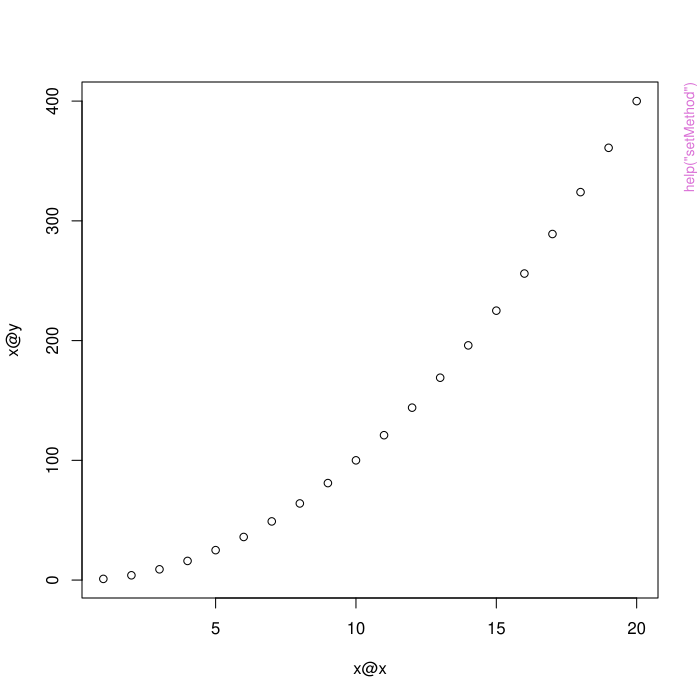

Write the R code that produced this figure.
pkgname <- "methods"
source(file.path(R.home("share"), "R", "examples-header.R"))
options(warn = 1)
library('methods')

base::assign(".oldSearch", base::search(), pos = 'CheckExEnv')
base::assign(".old_wd", base::getwd(), pos = 'CheckExEnv')
cleanEx()
nameEx("GenericFunctions")
### * GenericFunctions

flush(stderr()); flush(stdout())

### Name: GenericFunctions
### Title: Tools for Managing Generic Functions
### Aliases: GenericFunctions isGeneric isGroup removeGeneric getGenerics
###   dumpMethod findFunction dumpMethods removeMethods signature
###   setReplaceMethod
### Keywords: programming classes methods

### ** Examples

require(stats) # for lm

## get the function "myFun" -- throw an error if 0 or > 1 versions visible:
findFuncStrict <- function(fName) {
  allF <- findFunction(fName)
  if(length(allF) == 0)
    stop("No versions of ",fName," visible")
  else if(length(allF) > 1)
    stop(fName," is ambiguous: ", length(allF), " versions")
  else
    get(fName, allF[[1]])
}

try(findFuncStrict("myFun"))# Error: no version
lm <- function(x) x+1
try(findFuncStrict("lm"))#    Error: 2 versions
findFuncStrict("findFuncStrict")# just 1 version
rm(lm)

## Don't show: 
## because nosegfault runs standardGeneric w/o the methods package, nothing
## really gets tested.  The following check that it catches some errors
mustDie <- function(expr)
   stopifnot(is(tryCatch(expr, error=function(e)e), "error"))

mustDie(standardGeneric()) # 3 tests of requiring a single string
mustDie(standardGeneric(NULL))
mustDie(standardGeneric(""))
mustDie(standardGeneric("notAGenericFunction"))
mustDie(standardGeneric("show"))  # a generic, but not called from its body
## End(Don't show)

## method dumping ------------------------------------

setClass("A", slots = c(a="numeric"))
setMethod("plot", "A", function(x,y,...){ cat("A meth\n") })
dumpMethod("plot","A", file="")
## Not run: 
##D setMethod("plot", "A",
##D function (x, y, ...)
##D {
##D     cat("AAAAA\n")
##D }
##D )
## End(Not run)
tmp <- tempfile()
dumpMethod("plot","A", file=tmp)
## now remove, and see if we can parse the dump
stopifnot(removeMethod("plot", "A"))
source(tmp)
stopifnot(is(getMethod("plot", "A"), "MethodDefinition"))

## same with dumpMethods() :
setClass("B", contains="A")
setMethod("plot", "B", function(x,y,...){ cat("B ...\n") })
dumpMethods("plot", file=tmp)
stopifnot(removeMethod("plot", "A"),
          removeMethod("plot", "B"))
source(tmp)
stopifnot(is(getMethod("plot", "A"), "MethodDefinition"),
          is(getMethod("plot", "B"), "MethodDefinition"))



cleanEx()
nameEx("LanguageClasses")
### * LanguageClasses

flush(stderr()); flush(stdout())

### Name: language-class
### Title: Classes to Represent Unevaluated Language Objects
### Aliases: language-class (-class <--class call-class for-class if-class
###   repeat-class while-class name-class {-class
### Keywords: classes

### ** Examples

showClass("language")

is( quote(sin(x)) ) # "call"  "language"

(ff <- new("if"))  ; is(ff) # "if" "language"
(ff <- new("for")) ; is(ff) # "for" "language"



cleanEx()
nameEx("Methods_for_Nongenerics")
### * Methods_for_Nongenerics

flush(stderr()); flush(stdout())

### Name: Methods_for_Nongenerics
### Title: Methods for Non-Generic Functions in Other Packages
### Aliases: Methods_for_Nongenerics

### ** Examples

## A class that extends a registered S3 class inherits that class' S3
## methods.

setClass("myFrame", contains = "data.frame",
         slots = c(timestamps = "POSIXt"))
df1 <- data.frame(x = 1:10, y = rnorm(10), z = sample(letters,10))
mydf1 <- new("myFrame", df1, timestamps = Sys.time())

## "myFrame" objects inherit "data.frame" S3 methods; e.g., for `[`


## a method explicitly for "myFrame" class

setMethod("[",
    signature(x = "myFrame"),
    function (x, i, j, ..., drop = TRUE)
    {
        S3Part(x) <- callNextMethod()
        x@timestamps <- c(Sys.time(), as.POSIXct(x@timestamps))
        x
    }
)


setClass("myDateTime", contains = "POSIXt")

now <- Sys.time() # class(now) is c("POSIXct", "POSIXt")
nowLt <- as.POSIXlt(now)# class(nowLt) is c("POSIXlt", "POSIXt")

mCt <- new("myDateTime", now)
mLt <- new("myDateTime", nowLt)

## S3 methods for an S4 object will be selected using S4 inheritance
## Objects mCt and mLt have different S3Class() values, but this is
## not used.
f3 <- function(x)UseMethod("f3") # an S3 generic to illustrate inheritance

f3.POSIXct <- function(x) "The POSIXct result"
f3.POSIXlt <- function(x) "The POSIXlt result"
f3.POSIXt <- function(x) "The POSIXt result"

stopifnot(identical(f3(mCt), f3.POSIXt(mCt)))
stopifnot(identical(f3(mLt), f3.POSIXt(mLt)))



## An S4 object selects S3 methods according to its S4 "inheritance"

setClass("classA", contains = "numeric",
         slots = c(realData = "numeric"))

Math.classA <- function(x) { (getFunction(.Generic))(x@realData) }
setMethod("Math", "classA", Math.classA)


x <- new("classA", log(1:10), realData = 1:10)

stopifnot(identical(abs(x), 1:10))

setClass("classB", contains = "classA")

y <- new("classB", x)

stopifnot(identical(abs(y), abs(x))) # (version 2.9.0 or earlier fails here)

## an S3 generic: just for demonstration purposes
f3 <- function(x, ...) UseMethod("f3")

f3.default <- function(x, ...) "Default f3"

## S3 method (only) for classA
f3.classA <- function(x, ...) "Class classA for f3"

## S3 and S4 method for numeric
f3.numeric <- function(x, ...) "Class numeric for f3"
setMethod("f3", "numeric", f3.numeric)

## The S3 method for classA and the closest inherited S3 method for classB
## are not found.

f3(x); f3(y) # both choose "numeric" method

## to obtain the natural inheritance, set identical S3 and S4 methods
setMethod("f3", "classA", f3.classA)

f3(x); f3(y) # now both choose "classA" method

## Need to define an S3 as well as S4 method to use on an S3 object
## or if called from a package without the S4 generic

MathFun <- function(x) { # a smarter "data.frame" method for Math group
  for (i in seq(length = ncol(x))[sapply(x, is.numeric)])
    x[, i] <- (getFunction(.Generic))(x[, i])
  x
}
setMethod("Math", "data.frame", MathFun)

## S4 method works for an S4 class containing data.frame,
## but not for data.frame objects (not S4 objects)

try(logIris <- log(iris)) #gets an error from the old method

## Define an S3 method with the same computation

Math.data.frame <- MathFun

logIris <- log(iris)




## Don't show: 
removeClass("classA"); removeClass("classB"); rm(x,y)
removeGeneric("f3")
removeClass("myDateTime")
removeMethod("Math", "data.frame"); rm(Math.data.frame, MathFun, logIris)
## End(Don't show)




cleanEx()
nameEx("NextMethod")
### * NextMethod

flush(stderr()); flush(stdout())

### Name: callNextMethod
### Title: Call an Inherited Method
### Aliases: callNextMethod
### Keywords: programming classes methods

### ** Examples

## callNextMethod() used for the Math, Math2 group generic functions

## A class to automatically round numeric results to "d" digits

rnum <- setClass("rnum", slots = c(d = "integer"), contains = "numeric")

## Math functions operate on the rounded numbers, return a plain
## vector.  The next method will always be the default, usually a primitive.
setMethod("Math", "rnum",
          function(x)
              callNextMethod(round(as.numeric(x), x@d)))
setMethod("Math2", "rnum",
          function(x, digits)
              callNextMethod(round(as.numeric(x), x@d), digits))

## Examples of callNextMethod with two arguments in the signature.

## For arithmetic and one rnum with anything, callNextMethod with no arguments
## round the full accuracy result, and return as plain vector
setMethod("Arith", c(e1 ="rnum"),
          function(e1, e2)
              as.numeric(round(callNextMethod(), e1@d)))
setMethod("Arith", c(e2 ="rnum"),
          function(e1, e2)
              as.numeric(round(callNextMethod(), e2@d)))

## A method for BOTH arguments from "rnum" would be ambiguous
## for callNextMethod(): the two methods above are equally valid.
## The method chooses the smaller number of digits,
## and then calls the generic function, postponing the method selection
## until it's not ambiguous.
setMethod("Arith", c(e1 ="rnum", e2 = "rnum"),
          function(e1, e2) {
              if(e1@d <= e2@d)
                  callGeneric(e1, as.numeric(e2))
              else
                  callGeneric(as.numeric(e1), e2)
          })

## For comparisons, callNextMethod with the rounded arguments
setMethod("Compare", c(e1 = "rnum"),
          function(e1, e2)
              callNextMethod(round(e1, e1@d), round(e2, e1@d)))
setMethod("Compare", c(e2 = "rnum"),
          function(e1, e2)
              callNextMethod(round(e1, e2@d), round(e2, e2@d)))

## similarly to the Arith case, the method for two "rnum" objects
## can not unambiguously use callNextMethod().  Instead, we rely on
## The rnum() method inhertited from Math2 to return plain vectors.
setMethod("Compare", c(e1 ="rnum", e2 = "rnum"),
          function(e1, e2) {
              d <- min(e1@d, e2@d)
              callGeneric(round(e1, d), round(e2, d))
          })




set.seed(867)

x1 <- rnum(10*runif(5), d=1L)
x2 <- rnum(10*runif(5), d=2L)

x1+1
x2*2
x1-x2

## Simple examples to illustrate callNextMethod with and without arguments
B0 <- setClass("B0", slots = c(s0 = "numeric"))

## and a function to illustrate callNextMethod

f <- function(x, text = "default") {
    str(x) # print a summary
    paste(text, ":", class(x))
}

setGeneric("f")
setMethod("f", "B0", function(x, text = "B0") {
    cat("B0 method called with s0 =", x@s0, "\n")
    callNextMethod()
})

b0 <- B0(s0 = 1)

## call f() with 2 arguments: callNextMethod passes both to the default method
f(b0, "first test")

## call f() with 1 argument:  the default "B0" is not passed by callNextMethod
f(b0)

## Now, a class that extends B0, with no methods for f()
B1 <- setClass("B1", slots = c(s1 = "character"), contains = "B0")
b1 <- B1(s0 = 2, s1 = "Testing B1")

## the two cases work as before, by inheriting the "B0" method

f(b1, b1@s1)

f(b1)

B2 <- setClass("B2", contains = "B1")

## And, a method for "B2" that calls with explicit arguments.
## Note that the method selection in callNextMethod
## uses the class of the *argument* to consistently select the "B0" method

setMethod("f", "B2", function(x, text = "B1 method") {
    y <- B1(s0 = -x@s0, s1 ="Modified x")
    callNextMethod(y, text)
})

b2 <- B2(s1 = "Testing B2", s0 = 10)

f(b2, b2@s1)

f(b2)


## Be careful:  the argument passed must be legal for the method selected
## Although the argument here is numeric, it's still the "B0" method that's called
setMethod("f", "B2", function(x, text = "B1 method") {
    callNextMethod(x@s0, text)
})

##  Now the call will cause an error:

tryCatch(f(b2), error = function(e) cat(e$message,"\n"))


## Don't show: 
##$
removeClass("B2"); removeClass("B1"); removeClass("B0")

removeGeneric("f")

removeMethods(all=FALSE,"Arith"); removeMethods(all=FALSE,"Compare")
removeMethods(all=FALSE,"Math"); removeMethods(all=FALSE,"Math2")

## tests of multiple callNextMethod
setClass("m1", slots = c(count = "numeric"), contains = "matrix",
         prototype = prototype(count = 0))
mm1 <- new("m1", matrix(1:12, 3,4))
setMethod("[", "m1", function(x, i, j, ..., drop) callNextMethod())

setClass("m2", slots = c(sum = "numeric"), contains = "m1")

setMethod("Ops", c("m1", "m1"), function(e1, e2) {
    as(e1, "matrix") <- callNextMethod()
    e1@count <- max(e1@count, e2@count)+1
    e1})

mm2 <- new("m2", matrix(1:12, 3, 4), sum = sum(1:12))

stopifnot(identical(mm2[,2], 4:6))

setClass("m3", slots = c(rowtags = "character"),contains = "m2")

setMethod("[", signature(x="m3", i = "character", j = "missing",
                         drop = "missing"),
          function(x, i,j, ..., drop) {
              xx <- callNextMethod(x, match(i, x@rowtags),)
              x@.Data <- xx
              x@rowtags <- x@rowtags[match(i, x@rowtags)]
              x})

tm <- matrix(1:12, 4, 3)

mm3 <- new("m3", tm, rowtags = letters[1:4])

mmm <- mm3[c("b", "d")]

stopifnot(identical(mmm,
      new("m3", tm[c(2, 4),], rowtags = c("b", "d"))))

removeClass("m3")
removeClass("m2")
removeClass("m1")

removeMethods(all=FALSE,"[")
removeMethods(all=FALSE,"Ops")
## End(Don't show)




cleanEx()
nameEx("RClassUtils")
### * RClassUtils

flush(stderr()); flush(stdout())

### Name: RClassUtils
### Title: Utilities for Managing Class Definitions
### Aliases: completeSubclasses newClassRepresentation
###   print.classRepresentation setExtendsMetaData setSubclassMetaData
###   subclassesMetaName extendsMetaName classPrototypeDef-class .classEnv
###   classLabel testVirtual makePrototypeFromClassDef newEmptyObject
###   completeClassDefinition getAllSuperClasses superClassDepth
###   isVirtualClass assignClassDef newBasic makeExtends
###   reconcilePropertiesAndPrototype tryNew empty.dump showClass
###   showExtends possibleExtends completeExtends classMetaName
###   methodsPackageMetaName metaNameUndo requireMethods checkAtAssignment
###   checkSlotAssignment defaultPrototype isClassDef validSlotNames
###   getDataPart setDataPart .BasicClasses .BasicVectorClasses
###   .InitBasicClasses .InitMethodsListClass .setCoerceGeneric
###   conditionalExtension-class
### Keywords: internal

### ** Examples

typeof(defaultPrototype()) #-> "S4"

## .classEnv()
meth.ns <- asNamespace("methods")
if(get4 <- !any("package:stats4" == search()))
   require("stats4")
stopifnot(TRUE
 , identical(.classEnv("data.frame"), meth.ns)
 , identical(.classEnv(class(new("data.frame"))), meth.ns)
 , identical(.classEnv(     "mle"       ), meth.ns) # <- *not* 'stats4'
 , identical(.classEnv(class(new("mle"))), asNamespace("stats4"))
 , identical(.classEnv(getClass ("mle") ), asNamespace("stats4"))
 )
if(get4) detach("package:stats4")



cleanEx()
nameEx("RMethodUtils")
### * RMethodUtils

flush(stderr()); flush(stdout())

### Name: RMethodUtils
### Title: Method Utilities
### Aliases: asMethodDefinition standardGeneric-class
###   standardGenericWithTrace-class nonstandardGeneric-class
###   nonstandardGenericFunction-class
###   nonstandardGroupGenericFunction-class OptionalFunction-class
###   PossibleMethod-class optionalMethod-class derivedDefaultMethod-class
###   internalDispatchMethod-class substituteFunctionArgs makeGeneric
###   makeStandardGeneric generic.skeleton defaultDumpName
###   doPrimitiveMethod conformMethod getGeneric getGroup getGroupMembers
###   getMethodsMetaData assignMethodsMetaData matchSignature findUnique
###   MethodAddCoerce .saveImage cacheMetaData cacheGenericsMetaData
###   setPrimitiveMethods missingArg balanceMethodsList sigToEnv
###   rematchDefinition isRematched unRematchDefinition
###   addNextMethod,MethodDefinition-method
###   addNextMethod,MethodWithNext-method addNextMethod .valueClassTest
###   insertClassMethods .ShortPrimitiveSkeletons .EmptyPrimitiveSkeletons
### Keywords: internal

### ** Examples

getGroup("exp")
getGroup("==", recursive = TRUE)

getGroupMembers("Arith")
getGroupMembers("Math")
getGroupMembers("Ops") # -> its sub groups



cleanEx()
nameEx("S3Part")
### * S3Part

flush(stderr()); flush(stdout())

### Name: S3Part
### Title: S4 Classes that Contain S3 Classes
### Aliases: S3Part S3Part<- S3Class S3Class<- isXS3Class slotsFromS3 S4 S3
###   coerce,ANY,S3-method coerce,oldClass,S3-method coerce,ANY,S4-method
###   S3-class
### Keywords: programming classes

### ** Examples


## an "mlm" object, regressing two variables on two others

sepal <- as.matrix(datasets::iris[,c("Sepal.Width", "Sepal.Length")])
fit <- lm(sepal ~ Petal.Length + Petal.Width + Species, data = datasets::iris)
class(fit) # S3 class: "mlm", "lm"

## a class that contains "mlm"
myReg <- setClass("myReg", slots = c(title = "character"), contains = "mlm")

fit2 <- myReg(fit, title = "Sepal Regression for iris data")

fit2 # shows the inherited "mlm" object and the title

identical(S3Part(fit2), as(fit2, "mlm"))

class(as(fit2, "mlm")) # the S4 class, "mlm"

class(as(fit2, "S3")) # the S3 class, c("mlm", "lm")

## An object may contain an S3 class from a subclass of that declared:
xlm <- setClass("xlm", slots = c(eps = "numeric"), contains = "lm")

xfit <- xlm(fit, eps = .Machine$double.eps)

xfit@.S3Class # c("mlm", lm")

## Don't show: 
    removeClass("myReg")
## End(Don't show)



cleanEx()
nameEx("S4groupGeneric")
### * S4groupGeneric

flush(stderr()); flush(stdout())

### Name: S4groupGeneric
### Title: S4 Group Generic Functions
### Aliases: S4groupGeneric GroupGenericFunctions Math Ops Summary Arith
###   Logic Compare Complex Math2
### Keywords: methods

### ** Examples

setClass("testComplex", slots = c(zz = "complex"))
## method for whole group "Complex"
setMethod("Complex", "testComplex",
          function(z) c("groupMethod", callGeneric(z@zz)))
## exception for Arg() :
setMethod("Arg", "testComplex",
          function(z) c("ArgMethod", Arg(z@zz)))
z1 <- 1+2i
z2 <- new("testComplex", zz = z1)
stopifnot(identical(Mod(z2), c("groupMethod", Mod(z1))))
stopifnot(identical(Arg(z2), c("ArgMethod", Arg(z1))))
## Don't show: 
removeMethods("Complex")
removeMethods("Arg")
## End(Don't show)


cleanEx()
nameEx("StructureClasses")
### * StructureClasses

flush(stderr()); flush(stdout())

### Name: StructureClasses
### Title: Classes Corresponding to Basic Structures
### Aliases: structure-class matrix-class array-class ts-class
###   Math,structure-method Ops,structure,vector-method
###   Ops,structure,structure-method Ops,structure,array-method
###   Ops,vector,structure-method Ops,array,structure-method
###   Ops,array,array-method initialize,array-method
###   initialize,matrix-method initialize,ts-method initialize,mts-method
###   show,ts-method
### Keywords: classes

### ** Examples

showClass("structure")

## explore a bit :
showClass("ts")
(ts0 <- new("ts"))
str(ts0)

showMethods("Ops") # six methods from these classes, but maybe many more



cleanEx()
nameEx("as")
### * as

flush(stderr()); flush(stdout())

### Name: as
### Title: Force an Object to Belong to a Class
### Aliases: as as<-
### Keywords: programming classes methods

### ** Examples


## Show all the existing methods for as()
showMethods("coerce")




cleanEx()
nameEx("callGeneric")
### * callGeneric

flush(stderr()); flush(stdout())

### Name: callGeneric
### Title: Call the Current Generic Function from a Method
### Aliases: callGeneric
### Keywords: programming classes methods

### ** Examples

## the method for group generic function Ops
## for signature( e1="structure", e2="vector")
function (e1, e2)
{
    value <- callGeneric(e1@.Data, e2)
    if (length(value) == length(e1)) {
        e1@.Data <- value
        e1
    }
    else value
}

## For more examples
## Not run: 
##D showMethods("Ops", includeDefs = TRUE)
## End(Not run)




cleanEx()
nameEx("canCoerce")
### * canCoerce

flush(stderr()); flush(stdout())

### Name: canCoerce
### Title: Can an Object be Coerced to a Certain S4 Class?
### Aliases: canCoerce
### Keywords: classes methods

### ** Examples

m <- matrix(pi, 2,3)
canCoerce(m, "numeric") # TRUE
canCoerce(m, "array")   # TRUE



cleanEx()
nameEx("cbind2")
### * cbind2

flush(stderr()); flush(stdout())

### Name: cbind2
### Title: Combine two Objects by Columns or Rows
### Aliases: cbind2 rbind2 cbind2-methods cbind2,ANY,ANY-method
###   cbind2,ANY,missing-method rbind2-methods rbind2,ANY,ANY-method
###   rbind2,ANY,missing-method
### Keywords: array manip

### ** Examples

cbind2(1:3, 4)
m <- matrix(3:8, 2,3, dimnames=list(c("a","b"), LETTERS[1:3]))
cbind2(1:2, m) # keeps dimnames from m

## rbind() and cbind() now make use of rbind2()/cbind2() methods
setClass("Num", contains="numeric")
setMethod("cbind2", c("Num", "missing"),
          function(x,y, ...) { cat("Num-miss--meth\n"); as.matrix(x)})
setMethod("cbind2", c("Num","ANY"), function(x,y, ...) {
    cat("Num-A.--method\n") ; cbind(getDataPart(x), y, ...) })
setMethod("cbind2", c("ANY","Num"), function(x,y, ...) {
    cat("A.-Num--method\n") ; cbind(x, getDataPart(y), ...) })

a <- new("Num", 1:3)
trace("cbind2")
cbind(a)
cbind(a, four=4, 7:9)# calling cbind2() twice

cbind(m,a, ch=c("D","E"), a*3)
cbind(1,a, m) # ok with a warning
untrace("cbind2")



cleanEx()
nameEx("className")
### * className

flush(stderr()); flush(stdout())

### Name: className
### Title: Class names including the corresponding package
### Aliases: className multipleClasses className-class
### Keywords: classes programming

### ** Examples

## Not run: 
##D className("vector") # will be found, from package "methods"
##D className("vector", "magic") # OK, even though the class doesn't exist
##D 
##D 
##D className("An unknown class") # Will cause an error
## End(Not run)



cleanEx()
nameEx("classesToAM")
### * classesToAM

flush(stderr()); flush(stdout())

### Name: classesToAM
### Title: Compute an Adjacency Matrix for Superclasses of Class
###   Definitions
### Aliases: classesToAM
### Keywords: classes programming

### ** Examples


## the super- and subclasses of "standardGeneric"
## and "derivedDefaultMethod"
am <- classesToAM(list(class(show), class(getMethod(show))), TRUE)
am

## Not run: 
##D ## the following function depends on the Bioconductor package Rgraphviz
##D plotInheritance <- function(classes, subclasses = FALSE, ...) {
##D     if(!require("Rgraphviz", quietly=TRUE))
##D       stop("Only implemented if Rgraphviz is available")
##D     mm <- classesToAM(classes, subclasses)
##D     classes <- rownames(mm); rownames(mm) <- colnames(mm)
##D     graph <-  new("graphAM", mm, "directed", ...)
##D     plot(graph)
##D     cat("Key:\n", paste(abbreviate(classes), " = ", classes, ", ",
##D         sep = ""),  sep = "", fill = TRUE)
##D     invisible(graph)
##D }
##D 
##D ## The plot of the class inheritance of the package "graph"
##D require(graph)
##D plotInheritance(getClasses("package:graph"))
##D 
## End(Not run)



cleanEx()
nameEx("dotsMethods")
### * dotsMethods

flush(stderr()); flush(stdout())

### Name: dotsMethods
### Title: The Use of '...' in Method Signatures
### Aliases: dotsMethods
### Keywords: programming classes methods

### ** Examples

cc <- function(...)c(...)

setGeneric("cc")

setMethod("cc", "character", function(...)paste(...))

setClassUnion("Number", c("numeric", "complex"))

setMethod("cc", "Number", function(...) sum(...))

setClass("cdate", contains = "character", slots = c(date = "Date"))

setClass("vdate", contains = "vector", slots = c(date = "Date"))

cd1 <- new("cdate", "abcdef", date = Sys.Date())

cd2 <- new("vdate", "abcdef", date = Sys.Date())

stopifnot(identical(cc(letters, character(), cd1),
           paste(letters, character(), cd1))) # the "character" method

stopifnot(identical(cc(letters, character(), cd2),
                    c(letters, character(), cd2)))
# the default, because "vdate" doesn't extend "character"

stopifnot(identical(cc(1:10, 1+1i), sum(1:10, 1+1i))) # the "Number" method

stopifnot(identical(cc(1:10, 1+1i, TRUE), c(1:10, 1+1i, TRUE))) # the default

stopifnot(identical(cc(), c())) # no arguments implies the default method

setGeneric("numMax", function(...)standardGeneric("numMax"))

setMethod("numMax", "numeric", function(...)max(...))
# won't work for complex data
setMethod("numMax", "Number", function(...) paste(...))
# should not be selected w/o complex args

stopifnot(identical(numMax(1:10, pi, 1+1i), paste(1:10, pi, 1+1i)))
stopifnot(identical(numMax(1:10, pi, 1), max(1:10, pi, 1)))

try(numMax(1:10, pi, TRUE)) # should be an error:  no default method

## A generic version of paste(), dispatching on the "..." argument:
setGeneric("paste", signature = "...")

setMethod("paste", "Number", function(..., sep, collapse) c(...))

stopifnot(identical(paste(1:10, pi, 1), c(1:10, pi, 1)))

## Don't show: 
for(gen in c("numMax", "cc", "paste")) removeGeneric(gen)
for(cl in c("Number", "vdate", "cdate")) removeClass(cl)
## End(Don't show)



cleanEx()
nameEx("evalSource")
### * evalSource

flush(stderr()); flush(stdout())

### Name: evalSource
### Title: Use Function Definitions from a Source File without Reinstalling
###   a Package
### Aliases: evalSource insertSource sourceEnvironment-class
### Keywords: programming methods

### ** Examples

## Not run: 
##D ## Suppose package P0 has a source file "all.R"
##D ## First, evaluate the source, and from it
##D ## insert the revised version of methods for summary()
##D   env <- insertSource("./P0/R/all.R", package = "P0",
##D      methods = "summary")
##D ## now test one of the methods, tracing  the version from the source
##D   trace("summary", signature = "myMat", browser, edit = env)
##D ## After testing, remove the browser() call but keep the source
##D   trace("summary", signature = "myMat", edit = env)
##D ## Now insert all the (other) revised functions and methods
##D ## without re-evaluating the source file.
##D ## The package name is included in the object env.
##D   insertSource(env)
## End(Not run)



cleanEx()
nameEx("findMethods")
### * findMethods

flush(stderr()); flush(stdout())

### Name: findMethods
### Title: Description of the Methods Defined for a Generic Function
### Aliases: findMethods findMethodSignatures hasMethods getMethods
###   listOfMethods-class
### Keywords: programming classes methods

### ** Examples

mm <-  findMethods("Ops")
findMethodSignatures(methods = mm)



cleanEx()
nameEx("getClass")
### * getClass

flush(stderr()); flush(stdout())

### Name: getClass
### Title: Get Class Definition
### Aliases: getClass getClassDef
### Keywords: programming classes

### ** Examples

getClass("numeric") ## a built in class

cld <- getClass("thisIsAnUndefinedClass", .Force = TRUE)
cld ## a NULL prototype
## If you are really curious:
utils::str(cld)
## Whereas these generate errors:
try(getClass("thisIsAnUndefinedClass"))
try(getClassDef("thisIsAnUndefinedClass"))



cleanEx()
nameEx("getMethod")
### * getMethod

flush(stderr()); flush(stdout())

### Name: getMethod
### Title: Get or Test for the Definition of a Method
### Aliases: getMethod findMethod existsMethod selectMethod hasMethod
### Keywords: programming classes methods

### ** Examples

testFun <-  function(x)x
setGeneric("testFun")
setMethod("testFun", "numeric", function(x)x+1)

hasMethod("testFun", "numeric") # TRUE

hasMethod("testFun", "integer") #TRUE, inherited

existsMethod("testFun", "integer") #FALSE

hasMethod("testFun") # TRUE, default method

hasMethod("testFun", "ANY")

## Don't show: 
## Verify the example
stopifnot(isGeneric("testFun"),
          hasMethod("testFun", "numeric"),
          hasMethod("testFun", "integer"),
          !existsMethod("testFun", "integer"),
          hasMethod("testFun"),
          hasMethod("testFun", "ANY") )
removeGeneric("testFun")
## End(Don't show)



cleanEx()
nameEx("getPackageName")
### * getPackageName

flush(stderr()); flush(stdout())

### Name: getPackageName
### Title: The Name associated with a Given Package
### Aliases: getPackageName setPackageName packageSlot packageSlot<-
### Keywords: programming

### ** Examples

## all the following usually return "base"
getPackageName(length(search()))
getPackageName(baseenv())
getPackageName(asNamespace("base"))
getPackageName("package:base")




cleanEx()
nameEx("hasArg")
### * hasArg

flush(stderr()); flush(stdout())

### Name: hasArg
### Title: Look for an Argument in the Call
### Aliases: hasArg
### Keywords: programming

### ** Examples

ftest <- function(x1, ...) c(hasArg(x1), hasArg("y2"))

ftest(1) ## c(TRUE, FALSE)
ftest(1, 2)  ## c(TRUE, FALSE)
ftest(y2 = 2)   ## c(FALSE, TRUE)
ftest(y = 2)    ## c(FALSE, FALSE) (no partial matching)
ftest(y2 = 2, x = 1)  ## c(TRUE, TRUE) partial match x1



cleanEx()
nameEx("implicitGeneric")
### * implicitGeneric

flush(stderr()); flush(stdout())

### Name: implicitGeneric
### Title: Manage Implicit Versions of Generic Functions
### Aliases: implicitGeneric setGenericImplicit prohibitGeneric
###   registerImplicitGenerics 'implicit generic'
### Keywords: programming methods

### ** Examples


### How we would make the function with() into a generic:

## Since the second argument, 'expr' is used literally, we want
## with() to only have "data" in the signature.

## Not run: 
##D setGeneric("with", signature = "data")
##D ## Now we could predefine methods for "with" if we wanted to.
##D 
##D ## When ready, we store the generic as implicit, and restore the
##D original
##D 
##D setGenericImplicit("with")
## End(Not run)

implicitGeneric("with")

# (This implicit generic is stored in the 'methods' package.)



cleanEx()
nameEx("inheritedSlotNames")
### * inheritedSlotNames

flush(stderr()); flush(stdout())

### Name: inheritedSlotNames
### Title: Names of Slots Inherited From a Super Class
### Aliases: inheritedSlotNames
### Keywords: classes methods

### ** Examples

.srch <- search()
library(stats4)
inheritedSlotNames("mle")

if(require("Matrix")) withAutoprint({
  inheritedSlotNames("Matrix")       # NULL
  ## whereas
  inheritedSlotNames("sparseMatrix") # --> Dim & Dimnames
  ##  i.e. inherited from "Matrix" class
  cl <- getClass("dgCMatrix")        # six slots, etc
  inheritedSlotNames(cl) # *all* six slots are inherited
})
## Not run: 
##D 
##D 
##D ## detach package we've attached above:
##D for(n in rev(which(is.na(match(search(), .srch)))))
##D    try( detach(pos = n) )
## End(Not run)



cleanEx()
nameEx("is")
### * is

flush(stderr()); flush(stdout())

### Name: is
### Title: Is an Object from a Class?
### Aliases: is extends
### Keywords: programming classes methods

### ** Examples

## Not run: 
##D ## this example can be run if package XRPython from CRAN is installed.
##D supers <- extends("PythonInterface")
##D ## find all the superclasses from package XR
##D fromXR <- sapply(supers,
##D     function(what) getClassDef(what)@package == "XR")
##D ## print them
##D supers[fromXR]
##D 
##D ## find all the superclasses at distance 2
##D superRelations <- extends("PythonInterface", fullInfo = TRUE)
##D dist2 <- sapply(superRelations,
##D     function(what) is(what, "SClassExtension") && what@distance == 2)
##D ## print them
##D names(superRelations)[dist2]
##D 
## End(Not run)



cleanEx()
nameEx("isSealedMethod")
### * isSealedMethod

flush(stderr()); flush(stdout())

### Name: isSealedMethod
### Title: Check for a Sealed Method or Class
### Aliases: isSealedMethod isSealedClass
### Keywords: programming classes classes methods

### ** Examples

## these are both TRUE
isSealedMethod("+", c("numeric", "character"))
isSealedClass("matrix")

setClass("track", slots = c(x="numeric", y="numeric"))
## but this is FALSE
isSealedClass("track")
## and so is this
isSealedClass("A Name for an undefined Class")
## and so are these, because only one of the two arguments is basic
isSealedMethod("+", c("track", "numeric"))
isSealedMethod("+", c("numeric", "track"))

## Don't show: 
removeClass("track")
## End(Don't show)



cleanEx()
nameEx("localRefClass")
### * localRefClass

flush(stderr()); flush(stdout())

### Name: LocalReferenceClasses
### Title: Localized Objects based on Reference Classes
### Aliases: LocalReferenceClasses localRefClass-class
###   $<-,localRefClass-method
### Keywords: programming classes

### ** Examples

## class "myIter" has a BigData field for the real (big) data
## and a "twiddle" field for some parameters that it twiddles
## ( for some reason)

myIter <- setRefClass("myIter", contains = "localRefClass",
  fields = list(BigData = "numeric", twiddle = "numeric"))

tw <- rnorm(3)
x1 <- myIter(BigData = rnorm(1000), twiddle = tw) # OK, not REALLY big

twiddler <- function(x, n) {
  x$ensureLocal() # see the Details.  Not really needed in this example
  for(i in seq(length = n)) {
      x$twiddle <- x$twiddle + rnorm(length(x$twiddle))
      ## then do something ....
      ## Snooping in gdb, etc will show that x$BigData is not copied
  }
  return(x)
}

x2 <- twiddler(x1, 10)

stopifnot(identical(x1$twiddle, tw), !identical(x1$twiddle, x2$twiddle))




cleanEx()
nameEx("method.skeleton")
### * method.skeleton

flush(stderr()); flush(stdout())

### Name: method.skeleton
### Title: Create a Skeleton File for a New Method
### Aliases: method.skeleton
### Keywords: programming methods

### ** Examples

## Don't show: 
oWD <- setwd(tempdir())
## End(Don't show)
setClass("track", slots = c(x ="numeric", y="numeric"))
method.skeleton("show", "track")            ## writes show_track.R
method.skeleton("Ops", c("track", "track")) ## writes "Ops_track_track.R"

## write multiple method skeletons to one file
con <- file("./Math_track.R", "w")
method.skeleton("Math", "track", con)
method.skeleton("exp", "track", con)
method.skeleton("log", "track", con)
close(con)
## Don't show: 
setwd(oWD)
## End(Don't show)



cleanEx()
nameEx("new")
### * new

flush(stderr()); flush(stdout())

### Name: new
### Title: Generate an Object from a Class
### Aliases: new initialize
### Keywords: programming classes

### ** Examples

## using the definition of class "track" from setClass

## Don't show: 
setClass("track", slots = c(x="numeric", y="numeric"))
setClass("trackCurve", contains = "track",
          slots = c(smooth = "numeric"))

ydata <- stats::rnorm(10); ysmooth <- 1:10
## End(Don't show)

## a new object with two slots specified
t1 <- new("track", x = seq_along(ydata), y = ydata)

# a new object including an object from a superclass, plus a slot
t2 <- new("trackCurve", t1, smooth = ysmooth)

### define a method for initialize, to ensure that new objects have
### equal-length x and y slots.  In this version, the slots must still be
### supplied by name.

setMethod("initialize", "track", 
    function(.Object, ...) {
      .Object <- callNextMethod()
      if(length(.Object@x) != length(.Object@y))
      stop("specified x and y of different lengths")
      .Object
    })

### An alternative version that allows x and y to be supplied
### unnamed.  A still more friendly version would make the default x
### a vector of the same length as y, and vice versa.

setMethod("initialize", "track",
          function(.Object, x = numeric(0), y = numeric(0), ...) {
              .Object <- callNextMethod(.Object, ...)
              if(length(x) != length(y))
                  stop("specified x and y of different lengths")
              .Object@x <- x
              .Object@y <- y
              .Object
          })

## Don't show: 
removeMethod("initialize", "track")
## End(Don't show)



cleanEx()
nameEx("nonStructure-class")
### * nonStructure-class

flush(stderr()); flush(stdout())

### Name: nonStructure-class
### Title: A non-structure S4 Class for basic types
### Aliases: nonStructure-class Math,nonStructure-method
###   Math2,nonStructure-method Ops,vector,nonStructure-method
###   Ops,nonStructure,vector-method Ops,nonStructure,nonStructure-method
### Keywords: classes

### ** Examples

setClass("NumericNotStructure", contains = c("numeric","nonStructure"))
xx <- new("NumericNotStructure", 1:10)
xx + 1 # vector
log(xx) # vector
sample(xx) # vector
## Don't show: 
removeClass("NumericNotStructure")
## End(Don't show)



cleanEx()
nameEx("promptClass")
### * promptClass

flush(stderr()); flush(stdout())

### Name: promptClass
### Title: Generate a Shell for Documentation of a Formal Class
### Aliases: promptClass
### Keywords: programming classes

### ** Examples

## Don't show: 
## from setClass
## A simple class with two slots
setClass("track",
         slots = c(x="numeric", y="numeric"))
## A class extending the previous, adding one more slot
setClass("trackCurve", contains = "track",
         slots = c(smooth = "numeric"))
## A class similar to "trackCurve", but with different structure
## allowing matrices for the "y" and "smooth" slots
setClass("trackMultiCurve",
         slots = c(x="numeric", y="matrix", smooth="matrix"),
         prototype = list(x=numeric(), y=matrix(0,0,0), smooth= matrix(0,0,0)))

setIs("trackMultiCurve", "trackCurve",
  test = function(obj) {ncol(slot(obj, "y")) == 1},
  coerce = function(obj) { new("trackCurve", x = slot(obj, "x"),
        y = as.numeric(slot(obj,"y")), smooth = as.numeric(slot(obj, "smooth")))})

## from setMethod
require(graphics)

setMethod("plot", "track",
 function(x, y, ...) plot(slot(x, "y"), y,  ...)
)
setMethod("plot", c("trackCurve", "missing"),
function(x, y, ...) {
  plot(as(x, "track"))
  if(length(slot(x, "smooth") > 0))
    lines(slot(x, "x"), slot(x, "smooth"))
  }
)

promptClass("trackMultiCurve", stdout())

promptClass("track", stdout())
## End(Don't show)
## Not run: 
##D > promptClass("track")
##D A shell of class documentation has been written to the
##D file "track-class.Rd".
## End(Not run)
## Don't show: 
removeMethods("plot")
## End(Don't show)


cleanEx()
nameEx("refClass")
### * refClass

flush(stderr()); flush(stdout())

### Name: ReferenceClasses
### Title: Objects With Fields Treated by Reference (OOP-style)
### Aliases: ReferenceClasses setRefClass getRefClass initFieldArgs
###   initRefFields activeBindingFunction-class
###   defaultBindingFunction-class uninitializedField-class
###   refClassRepresentation-class refObjectGenerator-class
###   refGeneratorSlot-class refClass-class refObject-class
###   refMethodDef-class refMethodDefWithTrace-class SuperClassMethod-class
###   show,envRefClass-method show,refMethodDef-method
###   show,externalRefMethod-method show,refClassRepresentation-method
###   externalRefMethod externalRefMethod-class
### Keywords: programming classes

### ** Examples

## a simple editor for matrix objects.  Method  $edit() changes some
## range of values; method $undo() undoes the last edit.
mEdit <- setRefClass("mEdit",
      fields = list( data = "matrix",
        edits = "list"))

## The basic edit, undo methods
mEdit$methods(
     edit = function(i, j, value) {
       ## the following string documents the edit method
       'Replaces the range [i, j] of the
        object by value.
        '
         backup <-
             list(i, j, data[i,j])
         data[i,j] <<- value
         edits <<- c(edits, list(backup))
         invisible(value)
     },
     undo = function() {
       'Undoes the last edit() operation
        and update the edits field accordingly.
        '
         prev <- edits
         if(length(prev)) prev <- prev[[length(prev)]]
         else stop("No more edits to undo")
         edit(prev[[1]], prev[[2]], prev[[3]])
         ## trim the edits list
         length(edits) <<- length(edits) - 2
         invisible(prev)
     })

## A method to automatically print objects
mEdit$methods(
     show = function() {
       'Method for automatically printing matrix editors'
       cat("Reference matrix editor object of class",
          classLabel(class(.self)), "\n")
       cat("Data: \n")
       methods::show(data)
       cat("Undo list is of length", length(edits), "\n")
     }
     )

xMat <- matrix(1:12,4,3)
xx <- mEdit(data = xMat)
xx$edit(2, 2, 0)
xx
xx$undo()
mEdit$help("undo")
stopifnot(all.equal(xx$data, xMat))

utils::str(xx) # show fields and names of methods

## A method to save the object
mEdit$methods(
     save = function(file) {
       'Save the current object on the file
        in R external object format.
       '
         base::save(.self, file = file)
     }
)

tf <- tempfile()
xx$save(tf)
## Don't show: 
load(tf)
unlink(tf)
stopifnot(identical(xx$data, .self$data))
## End(Don't show)

## Not run: 
##D ## Inheriting a reference class:  a matrix viewer
##D mv <- setRefClass("matrixViewer",
##D     fields = c("viewerDevice", "viewerFile"),
##D     contains = "mEdit",
##D     methods = list( view = function() {
##D         dd <- dev.cur(); dev.set(viewerDevice)
##D         devAskNewPage(FALSE)
##D         matplot(data, main = paste("After",length(edits),"edits"))
##D         dev.set(dd)},
##D         edit = # invoke previous method, then replot
##D           function(i, j, value) {
##D             callSuper(i, j, value)
##D             view()
##D           }))
##D 
##D ## initialize and finalize methods
##D mv$methods( initialize =
##D   function(file = "./matrixView.pdf", ...) {
##D     viewerFile <<- file
##D     pdf(viewerFile)
##D     viewerDevice <<- dev.cur()
##D     dev.set(dev.prev())
##D     callSuper(...)
##D   },
##D   finalize = function() {
##D     dev.off(viewerDevice)
##D   })
##D 
##D ## debugging an object: call browser() in method $edit()
##D xx$trace(edit, browser)
##D 
##D ## debugging all objects from class mEdit in method $undo()
##D mEdit$trace(undo, browser)
## End(Not run)
## Don't show: 
removeClass("mEdit")
resetGeneric("$")
resetGeneric("initialize")
## End(Don't show) 



cleanEx()
nameEx("representation")
### * representation

flush(stderr()); flush(stdout())

### Name: representation
### Title: Construct a Representation or a Prototype for a Class Definition
### Aliases: representation prototype
### Keywords: programming classes

### ** Examples

## representation for a new class with a directly define slot "smooth"
## which should be a "numeric" object, and extending class "track"
representation("track", smooth ="numeric")
## Don't show: 
prev <- getClassDef("class3")
setClass("class1", representation(a="numeric", b = "character"))
setClass("class2", representation(a2 = "numeric", b = "numeric"))
try(setClass("class3", representation("class1", "class2")))
{if(is.null(prev))
  stopifnot(!isClass("class3"))
else
  stopifnot(identical(getClassDef("class3"), prev))}
## End(Don't show)

###  >>> This *is* old syntax -- use 'contains=*, slots=*' instead <<<
###                ==========         ----------  ------   ======


setClass("Character",representation("character"))
setClass("TypedCharacter",representation("Character",type="character"),
          prototype(character(0),type="plain"))
ttt <- new("TypedCharacter", "foo", type = "character")
## Don't show: 
stopifnot(identical(as(ttt, "character"), "foo"))
## End(Don't show)

setClass("num1", representation(comment = "character"),
         contains = "numeric",
         prototype = prototype(pi, comment = "Start with pi"))

## Don't show: 
stopifnot(identical(new("num1"), new("num1", pi, comment = "Start with pi")))
for(cl in c("num1", "TypedCharacter", "Character", "class2", "class1"))
    removeClass(cl)
## End(Don't show)




cleanEx()
nameEx("selectSuperClasses")
### * selectSuperClasses

flush(stderr()); flush(stdout())

### Name: selectSuperClasses
### Title: Super Classes (of Specific Kinds) of a Class
### Aliases: selectSuperClasses .selectSuperClasses
### Keywords: programming classes

### ** Examples

setClass("Root")
setClass("Base", contains = "Root", slots = c(length = "integer"))
setClass("A", contains = "Base", slots = c(x = "numeric"))
setClass("B", contains = "Base", slots = c(y = "character"))
setClass("C", contains = c("A", "B"))

extends("C")   #-->  "C"  "A" "B"  "Base" "Root"
selectSuperClasses("C") # "A" "B"
selectSuperClasses("C", direct=FALSE) # "A" "B"  "Base"  "Root"
selectSuperClasses("C", dropVirt = TRUE, direct=FALSE)# ditto w/o "Root"



cleanEx()
nameEx("setAs")
### * setAs

flush(stderr()); flush(stdout())

### Name: setAs
### Title: Methods for Coercing an Object to a Class
### Aliases: coerce coerce<- setAs coerce-methods coerce,ANY,array-method
###   coerce,ANY,call-method coerce,ANY,character-method
###   coerce,ANY,complex-method coerce,ANY,environment-method
###   coerce,ANY,expression-method coerce,ANY,function-method
###   coerce,ANY,integer-method coerce,ANY,list-method
###   coerce,ANY,logical-method coerce,ANY,matrix-method
###   coerce,ANY,name-method coerce,ANY,numeric-method
###   coerce,ANY,single-method coerce,ANY,ts-method
###   coerce,ANY,vector-method coerce,ANY,NULL-method
### Keywords: programming classes methods

### ** Examples

## using the definition of class "track" from setClass

## Don't show: 
setClass("track", slots = c(x="numeric", y="numeric"))
setClass("trackCurve", contains = "track", slots = c(smooth = "numeric"))
## End(Don't show)

setAs("track", "numeric", function(from) from@y)

t1 <- new("track", x=1:20, y=(1:20)^2)

as(t1, "numeric")

## The next example shows:
##  1. A virtual class to define setAs for several classes at once.
##  2. as() using inherited information

setClass("ca", slots = c(a = "character", id = "numeric"))

setClass("cb", slots = c(b = "character", id = "numeric"))

setClass("id")
setIs("ca", "id")
setIs("cb", "id")


setAs("id", "numeric", function(from) from@id)

CA <- new("ca", a = "A", id = 1)
CB <- new("cb", b = "B", id = 2)

setAs("cb", "ca", function(from, to )new(to, a=from@b, id = from@id))

as(CB, "numeric")

## Don't show: 
## should generate an error (should have been a function of one argument)
try(setAs("track", "numeric", function(x, y,z)x@y))
## End(Don't show)



cleanEx()
nameEx("setClass")
### * setClass

flush(stderr()); flush(stdout())

### Name: setClass
### Title: Create a Class Definition
### Aliases: setClass classGeneratorFunction-class
### Keywords: programming classes methods

### ** Examples

## Don't show: 
 if(isClass("trackMultiCurve")) removeClass("trackMultiCurve")
 if(isClass("trackCurve"))      removeClass("trackCurve")
 if(isClass("track"))           removeClass("track")
## End(Don't show)
## A simple class with two slots
track <- setClass("track", slots = c(x="numeric", y="numeric"))
## an object from the class
t1 <- track(x = 1:10, y = 1:10 + rnorm(10))

## A class extending the previous, adding one more slot
trackCurve <- setClass("trackCurve",
		slots = c(smooth = "numeric"),
		contains = "track")

## an object containing a superclass object
t1s <- trackCurve(t1, smooth = 1:10)

## A class similar to "trackCurve", but with different structure
## allowing matrices for the "y" and "smooth" slots
setClass("trackMultiCurve",
         slots = c(x="numeric", y="matrix", smooth="matrix"),
         prototype = list(x=numeric(), y=matrix(0,0,0),
                          smooth= matrix(0,0,0)))

## A class that extends the built-in data type "numeric"

numWithId <- setClass("numWithId", slots = c(id = "character"),
         contains = "numeric")

numWithId(1:3, id = "An Example")

## inherit from reference object of type "environment"
stampedEnv <- setClass("stampedEnv", contains = "environment",
                       slots = c(update = "POSIXct"))
setMethod("[[<-", c("stampedEnv", "character", "missing"),
   function(x, i, j, ..., value) {
       ev <- as(x, "environment")
       ev[[i]] <- value  #update the object in the environment
       x@update <- Sys.time() # and the update time
       x})


e1 <- stampedEnv(update = Sys.time())

e1[["noise"]] <- rnorm(10)

## Don't show: 
tMC <- new("trackMultiCurve")
is.matrix(slot(tMC, "y"))
is.matrix(slot(tMC, "smooth"))
setClass("myMatrix", "matrix", prototype = matrix(0,0,0))
nrow(new("myMatrix")) # 0
nrow(new("matrix")) # 1
## simple test of prototype data
xxx <- stats::rnorm(3)
setClass("xNum", slots = c(x = "numeric"), prototype = list(x = xxx))
stopifnot(identical(new("xNum")@x, xxx))

removeClass("xNum")
removeClass("myMatrix")

## The following should not be needed.  But make check removes all files
## between example files, in a crude way that does not cause the class
## information to be reset.  There seems no way to detect this, so we
## have to remove classes ourselves

removeClass("trackMultiCurve")
removeClass("trackCurve")
removeClass("track")
## End(Don't show)



cleanEx()
nameEx("setClassUnion")
### * setClassUnion

flush(stderr()); flush(stdout())

### Name: setClassUnion
### Title: Classes Defined as the Union of Other Classes
### Aliases: setClassUnion isClassUnion ClassUnionRepresentation-class
### Keywords: programming classes

### ** Examples

## a class for either numeric or logical data
setClassUnion("maybeNumber", c("numeric", "logical"))

## use the union as the data part of another class
setClass("withId", contains = "maybeNumber", slots = c(id = "character"))

w1 <- new("withId", 1:10, id = "test 1")
w2 <- new("withId", sqrt(w1)%%1 < .01, id = "Perfect squares")

## add class "complex" to the union "maybeNumber"
setIs("complex", "maybeNumber")

w3 <- new("withId", complex(real = 1:10, imaginary = sqrt(1:10)))

## a class union containing the existing class  union "OptionalFunction"
setClassUnion("maybeCode",
    c("expression", "language", "OptionalFunction"))

is(quote(sqrt(1:10)), "maybeCode")  ## TRUE
## Don't show: 
## The following test is less trivial than it looks.
## It depends on the assignment of the data part NOT performing a
## strict coerce to "numeric" on the way to satisfying
## is(ttt, "maybeNumber").
stopifnot(identical(w1@.Data, 1:10))
removeClass("withId")
removeClass("maybeNumber")
## End(Don't show)




cleanEx()
nameEx("setGeneric")
### * setGeneric

flush(stderr()); flush(stdout())

### Name: setGeneric
### Title: Create a Generic Version of a Function
### Aliases: setGeneric
### Keywords: programming methods

### ** Examples


## Specify that this package will define methods for plot()
setGeneric("plot")

## create a new generic function, with a default method
setGeneric("props", function(object) attributes(object))

###   A non-standard generic function.  It insists that the methods
###   return a non-empty character vector (a stronger requirement than
###    valueClass = "character" in the call to setGeneric)

setGeneric("authorNames",
    function(text) {
      value <- standardGeneric("authorNames")
      if(!(is(value, "character") && any(nchar(value)>0)))
        stop("authorNames methods must return non-empty strings")
      value
      })

## the asRObject generic function, from package XR
## Its default method just returns object
## See the reference, Chapter 12 for methods

setGeneric("asRObject", function(object, evaluator) {
        object
})


## Don't show: 
setMethod("authorNames", "character", function(text)text)

tryIt <- function(expr) tryCatch(expr, error = function(e) e)
stopifnot(identical(authorNames(c("me", "you")), c("me", "you")),
          is(tryIt(authorNames(character())), "error"), # empty value
          is(tryIt(authorNames(NULL)), "error"))        # no default method
## End(Don't show)
## Don't show: 
removeGeneric("authorNames")
removeGeneric("props")
removeGeneric("asRObject")
## End(Don't show)



cleanEx()
nameEx("setGroupGeneric")
### * setGroupGeneric

flush(stderr()); flush(stdout())

### Name: setGroupGeneric
### Title: Create a Group Generic Version of a Function
### Aliases: setGroupGeneric
### Keywords: programming methods

### ** Examples

## Not run: 
##D ## the definition of the "Logic" group generic in the methods package
##D setGroupGeneric("Logic", function(e1, e2) NULL,
##D     knownMembers = c("&", "|"))
## End(Not run)



cleanEx()
nameEx("setIs")
### * setIs

flush(stderr()); flush(stdout())

### Name: setIs
### Title: Specify a Superclass Explicitly
### Aliases: setIs
### Keywords: programming classes methods

### ** Examples

## Don't show: 
## A simple class with two slots
setClass("track",
         slots = c(x="numeric", y="numeric"))
## A class extending the previous, adding one more slot
## End(Don't show)
## Two examples of setIs() with coerce= and replace= arguments
## The first one works fairly well, because neither class has many
## inherited methods do be disturbed by the new inheritance

## The second example does NOT work well, because the new superclass,
## "factor", causes methods to be inherited that should not be.

## First example:
## a class definition (see setClass for class "track")
setClass("trackCurve", contains = "track",
         slots = c( smooth = "numeric"))
## A class similar to "trackCurve", but with different structure
## allowing matrices for the "y" and "smooth" slots
setClass("trackMultiCurve",
         slots = c(x="numeric", y="matrix", smooth="matrix"),
         prototype = structure(list(), x=numeric(), y=matrix(0,0,0),

                               smooth= matrix(0,0,0)))
## Automatically convert an object from class "trackCurve" into
## "trackMultiCurve", by making the y, smooth slots into 1-column matrices
setIs("trackCurve",
      "trackMultiCurve",
      coerce = function(obj) {
        new("trackMultiCurve",
            x = obj@x,
            y = as.matrix(obj@y),
            smooth = as.matrix(obj@smooth))
      },
      replace = function(obj, value) {
        obj@y <- as.matrix(value@y)
        obj@x <- value@x
        obj@smooth <- as.matrix(value@smooth)
        obj})


## Don't show: 
removeClass("trackMultiCurve")
removeClass("trackCurve")
removeClass("track")
## End(Don't show)

## Second Example:
## A class that adds a slot to "character"
setClass("stringsDated", contains = "character",
         slots = c(stamp="POSIXt"))

## Convert automatically to a factor by explicit coerce
setIs("stringsDated", "factor",
      coerce = function(from) factor(from@.Data),
      replace= function(from, value) {
                  from@.Data <- as.character(value); from })
## Don't show: 
set.seed(750)
## End(Don't show)
ll <- sample(letters, 10, replace = TRUE)
ld <- new("stringsDated", ll, stamp = Sys.time())

levels(as(ld, "factor"))
levels(ld) # will be NULL--see comment in section on inheritance above.

## In contrast, a class that simply extends "factor"
## has no such ambiguities
setClass("factorDated", contains = "factor",
         slots = c(stamp="POSIXt"))
fd <- new("factorDated", factor(ll), stamp = Sys.time())
identical(levels(fd), levels(as(fd, "factor")))



cleanEx()
nameEx("setLoadActions")
### * setLoadActions

flush(stderr()); flush(stdout())

### Name: setLoadActions
### Title: Set Actions For Package Loading
### Aliases: setLoadAction setLoadActions getLoadActions hasLoadAction
###   evalOnLoad evalqOnLoad
### Keywords: package

### ** Examples

## Not run: 
##D ## in the code for some package
##D 
##D ## ... somewhere else
##D setLoadActions(function(ns)
##D    cat("Loaded package", sQuote(getNamespaceName(ns)),
##D        "at", format(Sys.time()), "\n"),
##D   setCount = function(ns) assign("myCount", 1, envir = ns),
##D   function(ns) assign("myPointer", getMyExternalPointer(), envir = ns))
##D   ... somewhere later
##D if(countShouldBe0)
##D   setLoadAction(function(ns) assign("myCount", 0, envir = ns), "setCount")
## End(Not run)



cleanEx()
nameEx("setMethod")
### * setMethod

flush(stderr()); flush(stdout())

### Name: setMethod
### Title: Create and Save a Method
### Aliases: setMethod
### Keywords: programming classes methods

### ** Examples


## examples for a simple class with two numeric slots.
## (Run example(setMethod) to see the class and function definitions)
## Don't show: 
  setClass("track", slots = c(x="numeric", y = "numeric"))

  cumdist <- function(x, y) c(0., cumsum(sqrt(diff(x)^2 + diff(y)^2)))
  setClass("trackMultiCurve", slots = c(x="numeric", y="matrix", smooth="matrix"),
          prototype = list(x=numeric(), y=matrix(0,0,0), smooth= matrix(0,0,0)))

require(graphics)
## End(Don't show)

## methods for plotting track objects 
##
## First, with only one object as argument, plot the two slots
##  y must be included in the signature, it would default to "ANY"
setMethod("plot", signature(x="track", y="missing"),
  function(x,  y, ...) plot(x@x, x@y, ...)
)

## plot numeric data on either axis against a track object
## (reducing the track object to the cumulative distance along the track)
## Using a short form for the signature, which matches like formal arguments
setMethod("plot", c("track", "numeric"),
 function(x, y, ...) plot(cumdist(x@x, x@y), y,  xlab = "Distance",...)
)

## and similarly for the other axis
setMethod("plot", c("numeric", "track"),
 function(x, y, ...) plot(x, cumdist(y@x, y@y),  ylab = "Distance",...)
)

t1 <- new("track", x=1:20, y=(1:20)^2)
plot(t1)
plot(qnorm(ppoints(20)), t1)

## Now a class that inherits from "track", with a vector for data at
## the points 
  setClass("trackData", contains = c("numeric", "track"))


tc1 <- new("trackData", t1, rnorm(20))


## a method for plotting the object
## This method has an extra argument, allowed because ... is an
## argument to the generic function.
setMethod("plot", c("trackData", "missing"),
function(x, y, maxRadius = max(par("cin")), ...) {
  plot(x@x, x@y, type = "n", ...)
  symbols(x@x, x@y, circles = abs(x), inches = maxRadius)
  }
)
plot(tc1)

## Without other methods for "trackData", methods for "track"
## will be selected by inheritance

plot(qnorm(ppoints(20)), tc1)

## defining methods for primitive function.
## Although "[" and "length" are not ordinary functions
## methods can be defined for them.
setMethod("[", "track",
  function(x, i, j, ..., drop) {
    x@x <- x@x[i]; x@y <- x@y[i]
    x
  })
plot(t1[1:15])

setMethod("length", "track", function(x)length(x@y))
length(t1)

## Methods for binary operators
## A method for the group generic "Ops" will apply to all operators
## unless a method for a more specific operator has been defined.

## For one trackData argument, go on with just the data part
setMethod("Ops", signature(e1 = "trackData"),
    function(e1, e2) callGeneric(e1@.Data, e2))

setMethod("Ops", signature(e2 = "trackData"),
    function(e1, e2) callGeneric(e1, e2@.Data))

## At this point, the choice of a method for a call with BOTH
## arguments from "trackData" is ambiguous.  We must define a method.

setMethod("Ops", signature(e1 = "trackData", e2 = "trackData"),
    function(e1, e2) callGeneric(e1@.Data, e2@.Data))
## (well, really we should only do this if the "track" part
## of the two arguments matched)

tc1 +1

1/tc1

all(tc1 == tc1)

## Don't show: 
removeClass("trackData")
removeClass("track")
## End(Don't show)



graphics::par(get("par.postscript", pos = 'CheckExEnv'))
cleanEx()
nameEx("setOldClass")
### * setOldClass

flush(stderr()); flush(stdout())

### Name: setOldClass
### Title: Register Old-Style (S3) Classes and Inheritance
### Aliases: setOldClass .setOldIs POSIXct-class POSIXlt-class POSIXt-class
###   aov-class maov-class anova-class anova.glm-class anova.glm.null-class
###   Date-class data.frame-class data.frameRowLabels-class density-class
###   dump.frames-class factor-class formula-class glm-class glm.null-class
###   hsearch-class integrate-class libraryIQR-class lm-class logLik-class
###   mlm-class mtable-class mts-class ordered-class packageIQR-class
###   packageInfo-class recordedplot-class rle-class socket-class
###   summaryDefault-class summary.table-class oldClass-class
###   .OldClassesList table-class initialize,data.frame-method
###   initialize,factor-method initialize,ordered-method
###   initialize,table-method initialize,summary.table-method
### Keywords: programming methods

### ** Examples

## Don't show: 
## All the predefined S3 classes with S4 versions
sort(unlist(.OldClassesList))
## End(Don't show)

require(stats)

## "lm" and "mlm" are predefined; if they were not this would do it:
## Not run: 
##D setOldClass(c("mlm", "lm"))
## End(Not run)

## Define a new generic function to compute the residual degrees of freedom
setGeneric("dfResidual",
  function(model) stop(gettextf(
    "This function only works for fitted model objects, not class %s",
                                class(model))))

setMethod("dfResidual", "lm", function(model)model$df.residual)

## dfResidual will work on mlm objects as well as lm objects
myData <- data.frame(time = 1:10, y = (1:10)^.5)
myLm <- lm(cbind(y, y^3)  ~ time, myData)

## Don't show: 
showClass("data.frame")# to see the predefined S4 "oldClass"
## End(Don't show)

## two examples extending S3 class "lm": class "xlm" directly
## and "ylm" indirectly
setClass("xlm", slots = c(eps = "numeric"), contains = "lm")
setClass("ylm", slots = c(header = "character"), contains = "xlm")
ym1 = new("ylm", myLm, header = "Example", eps = 0.)
## for more examples, see ?S3Class.


## Don't show: 
stopifnot(identical(dfResidual(myLm), myLm$df.residual))
removeClass("ylm"); removeClass("xlm")
rm(myData, myLm)
removeGeneric("dfResidual")
## End(Don't show)

## Not run: 
##D ## The code in R that defines "ts" as an S4 class
##D setClass("ts", contains = "structure", slots = c(tsp = "numeric"),
##D          prototype(NA, tsp = rep(1,3)))
##D        # prototype to be a legal S3 time-series
##D ## and now registers it as an S3 class
##D setOldClass("ts", S4Class = "ts", where = envir)
## End(Not run)




cleanEx()
nameEx("show")
### * show

flush(stderr()); flush(stdout())

### Name: show
### Title: Show an Object
### Aliases: show show-methods show,ANY-method show,traceable-method
###   show,ObjectsWithPackage-method show,MethodDefinition-method
###   show,MethodWithNext-method show,genericFunction-method
###   show,classRepresentation-method
### Keywords: programming

### ** Examples

## following the example shown in the setMethod documentation ...
setClass("track", slots = c(x="numeric", y="numeric"))
setClass("trackCurve", contains = "track", slots = c(smooth = "numeric"))

t1 <- new("track", x=1:20, y=(1:20)^2)

tc1 <- new("trackCurve", t1)

setMethod("show", "track",
  function(object)print(rbind(x = object@x, y=object@y))
)
## The method will now be used for automatic printing of t1

t1

## Not run: 
##D   [,1] [,2] [,3] [,4] [,5] [,6] [,7] [,8] [,9] [,10] [,11] [,12]
##D x    1    2    3    4    5    6    7    8    9    10    11    12
##D y    1    4    9   16   25   36   49   64   81   100   121   144
##D   [,13] [,14] [,15] [,16] [,17] [,18] [,19] [,20]
##D x    13    14    15    16    17    18    19    20
##D y   169   196   225   256   289   324   361   400
## End(Not run)
## and also for tc1, an object of a class that extends "track"
tc1

## Not run: 
##D   [,1] [,2] [,3] [,4] [,5] [,6] [,7] [,8] [,9] [,10] [,11] [,12]
##D x    1    2    3    4    5    6    7    8    9    10    11    12
##D y    1    4    9   16   25   36   49   64   81   100   121   144
##D   [,13] [,14] [,15] [,16] [,17] [,18] [,19] [,20]
##D x    13    14    15    16    17    18    19    20
##D y   169   196   225   256   289   324   361   400
## End(Not run)



cleanEx()
nameEx("showMethods")
### * showMethods

flush(stderr()); flush(stdout())

### Name: showMethods
### Title: Show all the methods for the specified function(s) or class
### Aliases: showMethods .S4methods
### Keywords: methods

### ** Examples

require(graphics)
## Don't show: 
 setClass("track", slots = c(x="numeric", y="numeric"))
 ## First, with only one object as argument:
 setMethod("plot", signature(x="track", y="missing"),
           function(x,  y, ...) plot(slot(x, "x"), slot(x, "y"), ...))
 ## Second, plot the data from the track on the y-axis against anything
 ## as the x data.
 setMethod("plot", signature(y = "track"),
           function(x, y, ...) plot(x, slot(y, "y"), ...))
 setMethod("plot", "track",
           function(x, y, ...) plot(slot(x, "y"), y,  ...))
## End(Don't show)
## Assuming the methods for plot
## are set up as in the example of help(setMethod),
## print (without definitions) the methods that involve class "track":
showMethods("plot", classes = "track")
## Not run: 
##D # Function "plot":
##D # x = ANY, y = track
##D # x = track, y = missing
##D # x = track, y = ANY
##D 
##D require("Matrix")
##D showMethods("%*%")# many!
##D     methods(class = "Matrix")# nothing
##D showMethods(class = "Matrix")# everything
##D showMethods(Matrix:::isDiagonal) # a non-exported generic
## End(Not run)

if(no4 <- is.na(match("stats4", loadedNamespaces())))
   loadNamespace("stats4")
showMethods(classes = "mle") # -> a method for show()
if(no4) unloadNamespace("stats4")



cleanEx()
nameEx("slot")
### * slot

flush(stderr()); flush(stdout())

### Name: slot
### Title: The Slots in an Object from a Formal Class
### Aliases: slot .hasSlot slot<- slotNames .slotNames getSlots
### Keywords: programming classes

### ** Examples

## Don't show: 
if(isClass("track")) removeClass("track")
## End(Don't show)

setClass("track", slots = c(x="numeric", y="numeric"))
myTrack <- new("track", x = -4:4, y = exp(-4:4))
slot(myTrack, "x")
slot(myTrack, "y") <- log(slot(myTrack, "y"))
utils::str(myTrack)

getSlots("track") # or
getSlots(getClass("track"))
slotNames(class(myTrack)) # is the same as
slotNames(myTrack)

## Don't show: 
removeClass("track")##  should not be needed... see ./setClass.Rd
## End(Don't show)



cleanEx()
nameEx("testInheritedMethods")
### * testInheritedMethods

flush(stderr()); flush(stdout())

### Name: testInheritedMethods
### Title: Test for and Report about Selection of Inherited Methods
### Aliases: testInheritedMethods MethodSelectionReport-class .Other-class
### Keywords: programming classes methods

### ** Examples

## if no other attached packages have methods for `+` or its group
## generic functions, this returns a 16 by 2 matrix of selection
## patterns (in R 2.9.0)
testInheritedMethods("+")



cleanEx()
nameEx("validObject")
### * validObject

flush(stderr()); flush(stdout())

### Name: validObject
### Title: Test the Validity of an Object
### Aliases: validObject getValidity setValidity
### Keywords: programming classes

### ** Examples

setClass("track",
          slots = c(x="numeric", y = "numeric"))
t1 <- new("track", x=1:10, y=sort(stats::rnorm(10)))
## A valid "track" object has the same number of x, y values
validTrackObject <- function(object) {
    if(length(object@x) == length(object@y)) TRUE
    else paste("Unequal x,y lengths: ", length(object@x), ", ",
               length(object@y), sep="")
}
## assign the function as the validity method for the class
setValidity("track", validTrackObject)
## t1 should be a valid "track" object
validObject(t1)
## Now we do something bad
t2 <- t1
t2@x <- 1:20
## This should generate an error
## Not run: try(validObject(t2))
## Don't show: 
stopifnot(is(try(validObject(t2)), "try-error"))
## End(Don't show)

setClass("trackCurve", contains = "track",
         slots = c(smooth = "numeric"))

## all superclass validity methods are used when validObject
## is called from initialize() with arguments, so this fails
## Not run: trynew("trackCurve", t2)
## Don't show: 
stopifnot(is(try(new("trackCurve", t2)), "try-error"))
## End(Don't show)

setClass("twoTrack", slots = c(tr1 = "track", tr2 ="track"))

## validity tests are not applied recursively by default,
## so this object is created (invalidly)
tT  <- new("twoTrack", tr2 = t2)

## A stricter test detects the problem
## Not run: try(validObject(tT, complete = TRUE))
## Don't show: 
stopifnot(is(try(validObject(tT, complete = TRUE)), "try-error"))
## End(Don't show)



### * <FOOTER>
###
cleanEx()
options(digits = 7L)
base::cat("Time elapsed: ", proc.time() - base::get("ptime", pos = 'CheckExEnv'),"\n")
grDevices::dev.off()
###
### Local variables: ***
### mode: outline-minor ***
### outline-regexp: "\\(> \\)?### [*]+" ***
### End: ***
quit('no')
